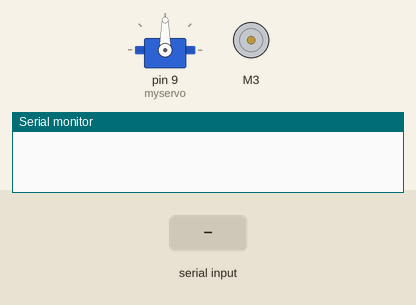
Bench run of a sketch on a simulated Arduino Uno, built with avr-gcc and run on an emulated ATmega328P. On the bench: servo, DC motor (green arrow = forward, orange = backward, longer = faster), the last lines printed to the serial monitor. The test bench sets the inputs (shaded band).

Above: at 1.2 s.
1.3 s: "1" received over Serial
2.8 s: byte 63 (63) received over Serial
4.3 s: byte 14 (14) received over Serial
At 5.0 s:
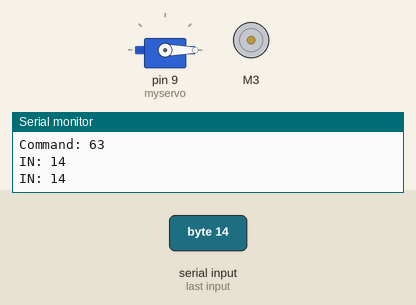
Timing chart, 0 to 7.3 s (numbered marks = the images above; inputs shaded):
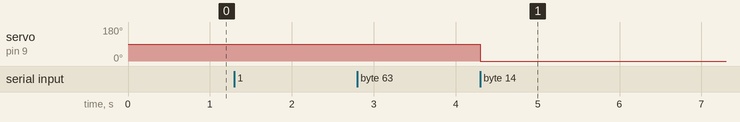

Measured:
- after the input at 4.3 s, servo on pin 9 (myservo): 90° → 0° at once

The sketch:

bluetooth.ino
```cpp
#include <Servo.h>
#include <Wire.h>
#include <Adafruit_MotorShield.h>
#include "utility/Adafruit_PWMServoDriver.h"


int lastCommand = 0;
int speed = 0;
int acc = 0 ;
Adafruit_MotorShield AFMS  = Adafruit_MotorShield();
Adafruit_DCMotor *myMotor  = AFMS.getMotor(3);
Servo myservo;

void setup() {
  Serial.begin(9600);
  myservo.attach(9);
  myservo.write(90);

  AFMS.begin();

  myMotor->setSpeed(0);
  myMotor->run(RELEASE);


}

void loop() {


  if (Serial.available()) {

    int inByte = Serial.read();

      Serial.print("IN: ");
      Serial.println(inByte);


    if(inByte == 63|| inByte == 159 || inByte == 251 || inByte == 152|| inByte == 154){
      lastCommand = inByte;
      Serial.print("Command: ");
      Serial.println(inByte);
    }else if(lastCommand == 251 || lastCommand == 152|| lastCommand == 154){
      speed = 0;
      myMotor->setSpeed(speed);
      myMotor->run(RELEASE);
      Serial.print("STOP WITH ");
      Serial.println(lastCommand);
    }else if(lastCommand == 63){

      if(inByte == 31 || inByte == 0){
        acc = 90;
      }else if(inByte <= 123 && inByte >=96){
        acc = 0;
      }else if(inByte <=93 && inByte >= 67){
        acc = 180;
      }else{
        Serial.print("IN: ");
        Serial.println(inByte);
      }


      myservo.write(acc);
    }else if(lastCommand == 159){
      speed = inByte;
      if(inByte == 14){
        speed = 0;
        Serial.println("STOP");
      }else{
        speed = 255;
      }
      myMotor->setSpeed(speed);
      if(speed != 0){
          if(inByte == 41){
            myMotor->run(BACKWARD);
            Serial.println("BACKWARD");
          }else if(inByte == 0){
            myMotor->run(FORWARD);
            Serial.println("FORWARD");
          }
      }
    }
  }

}
```
